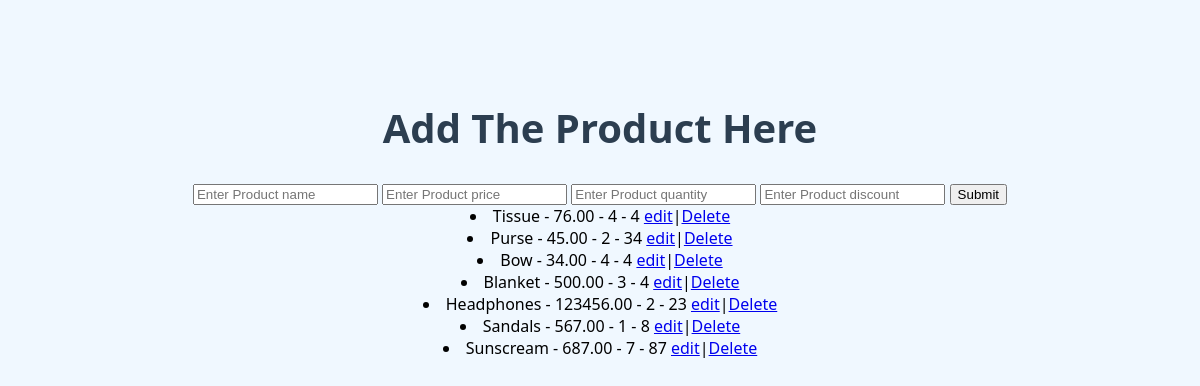
The app's page /product/ with its own data.
### Digitalapp/models.py (models this page shows)
class Productlist(models.Model):
    name = models.CharField(max_length=100)
    price = models.DecimalField(max_digits=10, decimal_places=2)
    quantity = models.IntegerField()
    discount = models.IntegerField()

### Digitalapp/views.py (the view, shortened to what this page needs)
# urls.py: path('', product_list_view, name='productlist'),  # ✅ lowercase name for clarity
def product_list_view(request):
    data= Productlist.objects.all() # getting all the data from the table to django
    return render(request, 'Productlist.html',{'data':data})

### Digitalapp/templates/Productlist.html (shortened to what this page needs)
<!DOCTYPE html>
<html lang="en">
<head>
</head>
<body>
    <h1>Add The Product Here</h1>
    <form action="" method="post">
        <input type="text" name="name" id="" placeholder="Enter Product name">
        <input type="number" name="price" id="" placeholder="Enter Product price">
        <input type="number" name="quantity" id="" placeholder="Enter Product quantity">
         <input type="number" name="discount" id="" placeholder="Enter Product discount">
        <button type="submit">Submit</button>
    </form>
    <div>
        {% for i in data %}
          <li> {{i.name}} - {{i.price}} - {{i.quantity}} - {{i.discount}} <a href="{% url "edit" i.id %}">edit</a>|<a href="{% url "delete" i.id %}">Delete</a></li>
        {% endfor %}
    </div>
</body>
</html>

### Digitalapp/templates/Productlist.html (style rules this page uses)
body { background-color: #f0f8ff; font-family: 'Segoe UI', Tahoma, Geneva, Verdana, sans-serif; text-align: center; margin-top: 100px; }
h1 { color: #2c3e50; font-size: 2.5em; }

### records on screen
Productlist: name "Tissue", price "76.00", quantity "4", discount "4"
Productlist: name "Purse", price "45.00", quantity "2", discount "34"
Productlist: name "Bow", price "34.00", quantity "4", discount "4"
Productlist: name "Blanket", price "500.00", quantity "3", discount "4"
Productlist: name "Headphones", price "123456.00", quantity "2", discount "23"
Productlist: name "Sandals", price "567.00", quantity "1", discount "8"
Productlist: name "Sunscream", price "687.00", quantity "7", discount "87"
